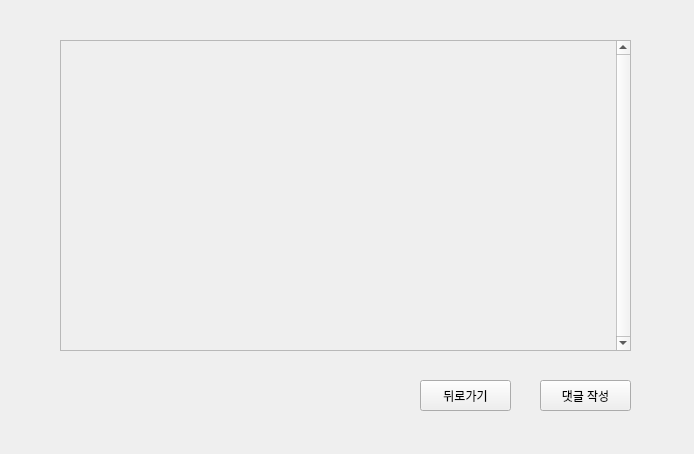
<?xml version="1.0" encoding="UTF-8"?>
<ui version="4.0">
 <class>Form</class>
 <widget class="QWidget" name="Form">
  <property name="geometry">
   <rect>
    <x>0</x>
    <y>0</y>
    <width>694</width>
    <height>454</height>
   </rect>
  </property>
  <property name="windowTitle">
   <string>Form</string>
  </property>
  <widget class="QScrollArea" name="scrollArea">
   <property name="geometry">
    <rect>
     <x>60</x>
     <y>40</y>
     <width>571</width>
     <height>311</height>
    </rect>
   </property>
   <property name="verticalScrollBarPolicy">
    <enum>Qt::ScrollBarAlwaysOn</enum>
   </property>
   <property name="widgetResizable">
    <bool>true</bool>
   </property>
   <property name="alignment">
    <set>Qt::AlignLeading|Qt::AlignLeft|Qt::AlignTop</set>
   </property>
   <widget class="QWidget" name="scrollAreaWidgetContents">
    <property name="geometry">
     <rect>
      <x>0</x>
      <y>0</y>
      <width>552</width>
      <height>309</height>
     </rect>
    </property>
   </widget>
  </widget>
  <widget class="QPushButton" name="gobackButton">
   <property name="geometry">
    <rect>
     <x>420</x>
     <y>380</y>
     <width>91</width>
     <height>31</height>
    </rect>
   </property>
   <property name="text">
    <string>뒤로가기</string>
   </property>
  </widget>
  <widget class="QPushButton" name="writeButton">
   <property name="geometry">
    <rect>
     <x>540</x>
     <y>380</y>
     <width>91</width>
     <height>31</height>
    </rect>
   </property>
   <property name="text">
    <string>댓글 작성</string>
   </property>
  </widget>
 </widget>
 <resources/>
 <connections/>
</ui>
